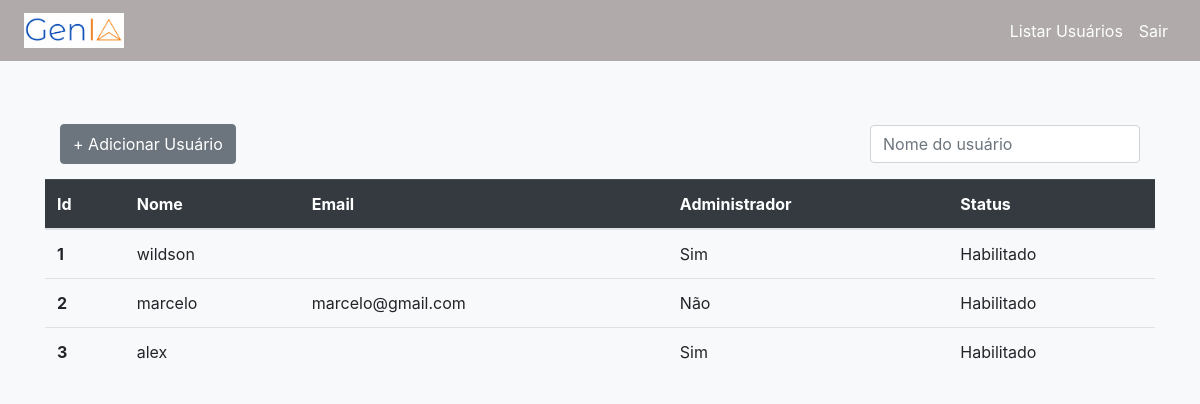
The page /list-users/ (signed in) on the database as committed earlier.
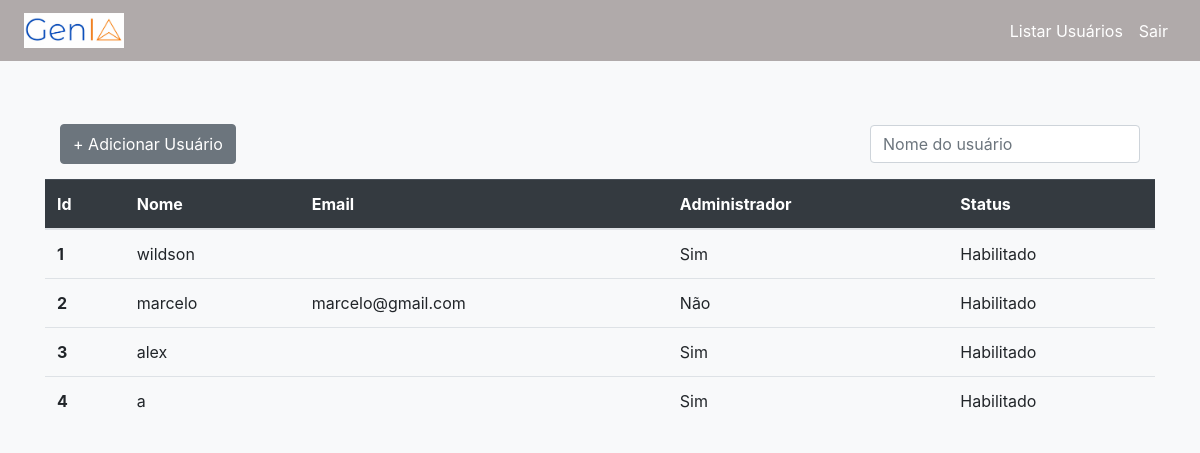
The same page on the database as committed later.
### chatbot/models.py (models this page shows)
class CustomUser(AbstractUser):
    reset_password = models.BooleanField(default=False)

### chatbot/views.py (the view)
# urls.py: path('list-users/', views.list_users, name='list-users'),
@login_required(redirect_field_name='login')
def list_users(request):
    users = CustomUser.objects.all()
    return render(request, 'chatbot/list_users.html', {'users':users})

### chatbot/templates/chatbot/list_users.html (shortened to what this page needs)
{% load static %}
<!DOCTYPE html>
<html lang="pt-br">
<head>
    <link href="https://maxcdn.bootstrapcdn.com/bootstrap/4.5.2/css/bootstrap.min.css" rel="stylesheet">
    <link rel="stylesheet" href="{% static 'css/style.css' %}">
</head>
<body>
    <nav class="navbar navbar-expand-lg navbar-light px-4">
        <a class="navbar-brand text-white" href="{% url 'chat_view' %}"><img class="logo" src="{% static 'img/logo.png' %}" alt=""></a>
        <div class="collapse navbar-collapse" id="navbarNav">
            <ul class="navbar-nav ml-auto">
                {% if request.user.is_superuser %}
                <li class="nav-item">
                    <a class="nav-link text-white" href="{% url 'list-users' %}">Listar Usuários</a>
                </li>
                {% endif %}
                <li class="nav-item">
                    <a class="nav-link text-white" href="{% url 'logout' %}">Sair</a>
                </li>
            </ul>
        </div>
    </nav>
    <div class="container my-5">
        <div class="container align-items-center d-flex justify-content-between">
            <button type="button" class="btn btn-secondary" style="height: 40px;" data-bs-toggle="modal"
                data-bs-target="#exampleModal">
                + Adicionar Usuário
            </button>
            <input class="form-control my-3 w-25 position-right" id="myInput" type="text" placeholder="Nome do usuário">
        </div>
        <table class="table">
            <thead class="table-dark">
                <tr>
                    <th scope="col">Id</th>
                    <th scope="col">Nome</th>
                    <th scope="col">Email</th>
                    <th scope="col">Administrador</th>
                    <th scope="col">Status</th>
                </tr>
            </thead>
            <tbody id="myTable">
                {% for user in users %}
                <tr>
                    <th scope="row">{{user.id}}</th>
                    <td>{{user.username}}</td>
                    <td>{{user.email}}</td>
                    <td>{% if user.is_superuser %} Sim {% else %} Não {% endif %} </td>
                    <td>{% if user.is_active %} Habilitado {% else %} Desabilitado {% endif %} </td>
                </tr>
                {% endfor %}
            </tbody>
        </table>
    </div>
</body>
</html>

Rows that differ between the two databases and show on the page:
added CustomUser: id "4", username "a", is_superuser "Sim", is_active "Habilitado"
